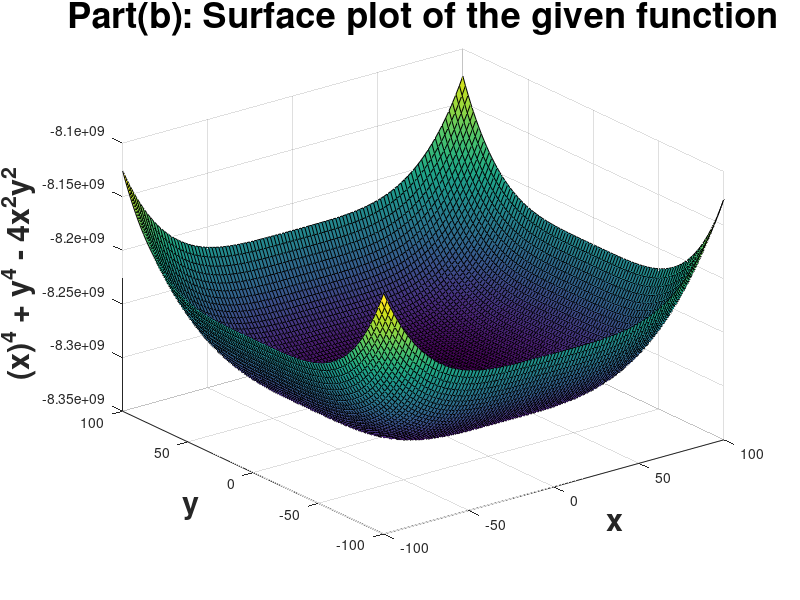

This chart was generated by the following MATLAB code:
clear all ; close all ; clc;

x=linspace(-100,100,100);y=x';
[X,Y]=meshgrid(x,y);
z = (X).^4 + Y.^4 - 4*X.^2*Y.^2 ;
surf(x,y,z);
xlabel('x','FontWeight','bold','FontSize',22);
ylabel('y','FontWeight','bold','FontSize',22);
zlabel('(x)^4 + y^4 - 4x^2y^2 ','FontWeight','bold','FontSize',22);
title('Part(b): Surface plot of the given function','FontWeight','bold','FontSize',26)